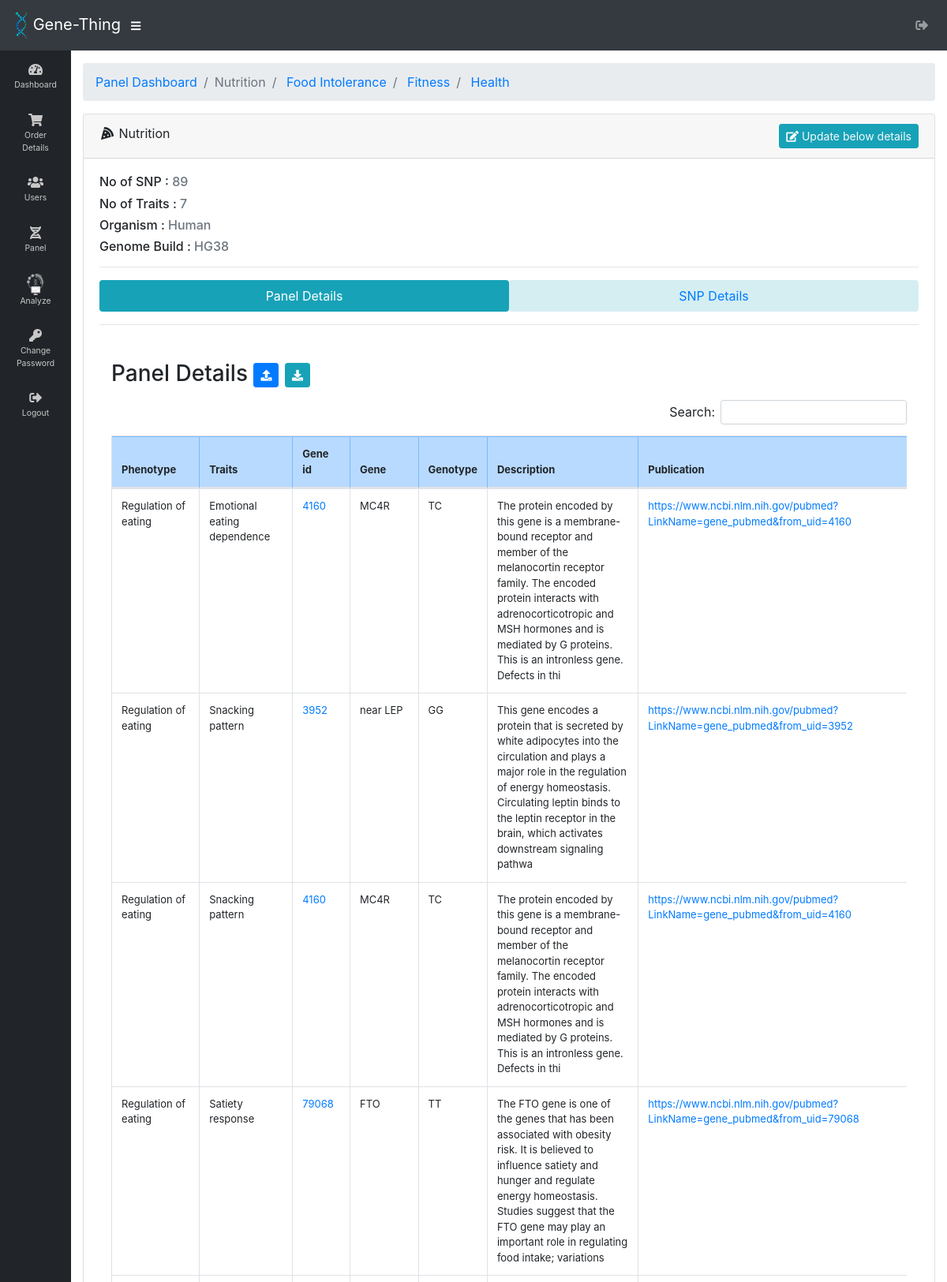
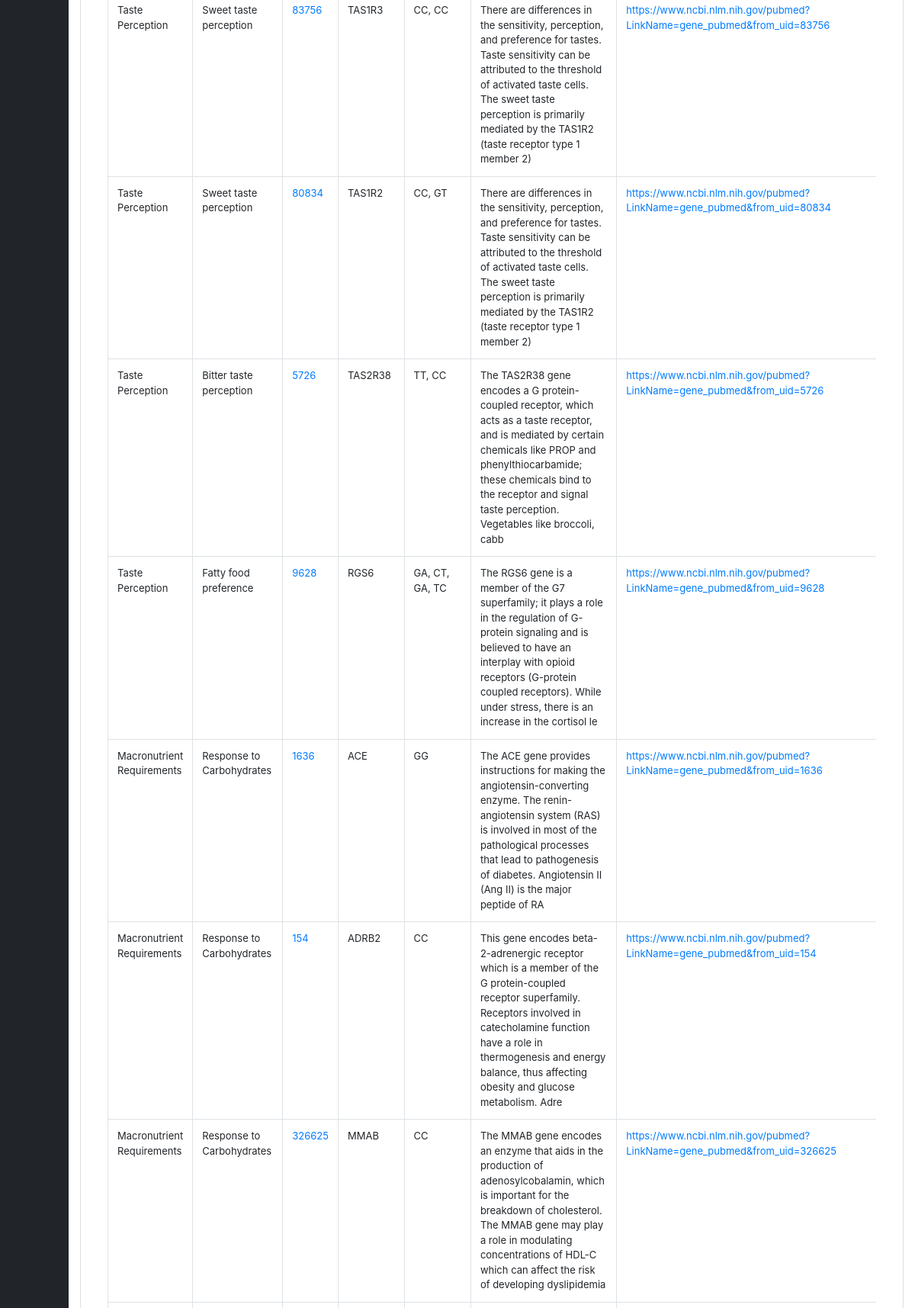
The app's page /7Nov9:15/HealthyWayz/panel_nutrition.php (signed in, upper part) with its own data (2 pictures, top to bottom).
### tables this page shows
CREATE TABLE `panel_info` (
  `id` int(255) NOT NULL,
  `Name` varchar(255) NOT NULL,
  `fa_fa_icon` varchar(255) NOT NULL,
  `no_of_snp` varchar(255) NOT NULL,
  `no_of_transit` varchar(255) NOT NULL,
  `organism` varchar(255) NOT NULL,
  `build` varchar(255) NOT NULL,
  `image_link` varchar(255) NOT NULL,
  `rank` int(11) NOT NULL
);

CREATE TABLE `nutrition` (
  `id` int(255) NOT NULL,
  `phenotype` varchar(255) NOT NULL,
  `traits` varchar(255) NOT NULL,
  `gene_id` varchar(255) NOT NULL,
  `gene` varchar(255) NOT NULL,
  `genotype` varchar(255) NOT NULL,
  `description` varchar(255) NOT NULL,
  `all_publication` varchar(255) NOT NULL,
  `snp` varchar(255) NOT NULL
);

### 7Nov9:15/HealthyWayz/panel_nutrition.php (the view, shortened to what this page needs)
<!DOCTYPE html>
<html lang="en">
<head>
  <link href="vendor/fontawesome-free/css/all.min.css" rel="stylesheet" type="text/css">
  <link href="vendor/datatables/dataTables.bootstrap4.css" rel="stylesheet">
  <link href="css/sb-admin.css" rel="stylesheet">
</head>
<body id="page-top" class="sidebar-toggled">
  <?php include"includes/header.php"; ?>
  <div id="wrapper">
    <?php include"includes/sidebar.php"; ?>
    <div id="content-wrapper" >
      <div class="container-fluid">
        <ol class="breadcrumb">
          <li class="breadcrumb-item">
            <a href="panel_dashboard.php">Panel Dashboard</a>
          </li>
          <li class="breadcrumb-item active">Nutrition </li>
          <li class="breadcrumb-item">
            <a href="panel_food_intolerance.php">Food Intolerance</a>
          </li>
          <li class="breadcrumb-item">
            <a href="panel_fitness.php">Fitness</a>
          </li>
          <li class="breadcrumb-item">
            <a href="panel_health.php">Health</a>
          </li>
        </ol>
         <div class="card mb-3">
          <div class="card-header">
            <i class="fas fa-fw fa-pizza-slice"></i>
            Nutrition
            <span class="float-right">
          <?php if(!isset($_POST['edit'])){?>
            <form method="post">
                <button href="" target ="_blank" class="btn  btn-info text-light btn-sm" name="edit" type="submit"><i class="fa fa-edit" aria-hidden="true"></i> Update below details</button>
            </form>
            <?php } ?>
        </span>
            </div>
          <div class="card-body">
		<?php
		$no_of_snp='';$no_of_transit='';$organism='';$build='';
                            $qry = "select * from `panel_info` where id='1'";
                                $res = $conn->query($qry);
                                if($res->num_rows != 0)
                                {
                                    while($row = $res->fetch_assoc()) {
                                        $no_of_snp=$row['no_of_snp'];$no_of_transit=$row['no_of_transit'];$organism=$row['organism'];$build=$row['build'];
                                    }
                                }
                            if(isset($_POST['edit'])){
		?>
	      <form method="POST" action="" autocomplete="off">
							<div class="row">
							    	<div class="col-sm-3">
									<div class="form-group">
										<div class="form-label-group">
											<input type="number"  value="<?php echo $no_of_snp; ?>" class="form-control" id="inputBarcode"
												required="required" name ="no_of_snp"> <label for="inputBarcode">No of SNP *</label>
										</div>
									</div>
								</div>
								<div class="col-sm-3">
									<div class="form-group">
										<div class="form-label-group">
											<input type="number" id="inputno_of_transit" class="form-control" autocomplete="off" value="<?php echo $no_of_transit; ?>"
											    required="required" name="no_of_transit">
											<label for="inputno_of_transit">No of Traits *</label>
										</div>
									</div>
								</div>
								<div class="col-sm-3">
									<div class="form-group">
										<div class="form-label-group">
											<input type="text" id="inputOrganism" class="form-control"
												value="<?php echo $organism; ?>" name="organism" required="required">
											<label for="inputOrganism">Organism *</label>
										</div>
									</div>
								</div>
								<div class="col-sm-3">
									<div class="form-group">
										<div class="form-label-group">
											<input type="text" id="inputbuild" class="form-control"
												value="<?php echo $build; ?>" name="build" required="required">
											<label for="inputbuild">Genome Build *</label>
										</div>
									</div>
								</div>
							</div>
							<button class="btn btn-primary" name="edit_details" type="submit" >Edit Nutrition details</button>
	      </form>
	      <?php }else{ ?>
	      <h6>No of SNP : <span class="text-secondary"><?php echo $no_of_snp; ?></span></h6>
	      <h6>No of Traits : <span class="text-secondary"><?php echo $no_of_transit; ?></span></h6>
	      <h6>Organism : <span class="text-secondary"><?php echo $organism; ?></span></h6>
	      <h6>Genome Build : <span class="text-secondary"><?php echo $build; ?></span></h6>
	      <?php } ?>
	      <hr/>
  <ul class="nav nav-pills nav-justified" role="tablist">
    <li class="nav-item">
      <a class="nav-link active" data-toggle="pill" href="#panel_details">Panel Details</a>
    </li>
    <li class="nav-item">
      <a class="nav-link" data-toggle="pill" href="#snp_details">SNP Details</a>
    </li>
  </ul>
    <hr/>
  <div class="tab-content">
    <div id="panel_details" class="container tab-pane active"><br>
      <h3>Panel Details
         <form action="" method="post" enctype="multipart/form-data"style="display:inline;">
            <label for="upload-photo" class="btn btn-primary btn-sm" style="margin-top: 0.5rem;"><i class="fa fa-upload" aria-hidden="true"></i></label>
        </form>
        <a href="downoad_panel_file.php?downoad_panel=Nutrition&details=details" target ="_blank" class="btn  btn-info text-light btn-sm"><i class="fa fa-download" aria-hidden="true"></i></a>
        </h3>
      <div class="table-responsive">
				<table class="table table-bordered" id="dataTable1">
					<thead>
						<tr>
							<th>Phenotype</th>
                            <th>Traits</th>
                            <th>Gene id</th>
                            <th>Gene</th>
                            <th>Genotype</th>
                            <th>Description</th>
                            <th>Publication</th>
						</tr>
					</thead>
					<tbody>
					<?php
						$qry = "select * from `nutrition`";
						$res = $conn->query($qry);
						while($row = $res->fetch_assoc()) {
					?>	<tr>
<td><?php echo  $row['phenotype'];  ?></td>
<td><?php echo $row['traits'];  ?></td>
<td><a href ="https://www.ncbi.nlm.nih.gov/gene/<?php echo  $row['gene_id'];  ?>" target="_blank"> <?php echo  $row['gene_id'];  ?></a> </td>
<td><?php echo $row['gene'];  ?></td>
<td><?php echo  $row['genotype'];  ?></td>
<td><?php echo $row['description'];  ?></td>
<td><a href ="<?php echo  $row['all_publication'];  ?>" target="_blank"><?php echo  $row['all_publication'];  ?></a></td>
						</tr>
					<?php
						}
					?>
					</tbody>
				</table>
			</div>
    </div>
  </div>
	  </div>
	</div>
       </div>
    </div>
  </div>
</body>
</html>

### 7Nov9:15/HealthyWayz/panel_nutrition.php (style rules this page uses)
.nav-pills .nav-link.active, .nav-pills .show > .nav-link { color: #fff; background-color: #17a2b8; }
.table { font-size: 13px; }
.nav-pills .nav-link { background-color: #17a2b82e; }

### records on screen
panel_info: no_of_snp "89", no_of_transit "7", organism "Human", build "HG38"
nutrition: phenotype "Regulation of eating", traits "Emotional eating dependence", gene "4160", gene "MC4R", genotype "TC", description "The protein encoded by this gene is a membrane-bound receptor and member of the melanocortin receptor family. The encoded protein interacts with adrenocorticotropic and MSH hormones and is mediated by G proteins. This is an intronless gene. Defects in thi", all_publication "https://www.ncbi.nlm.nih.gov/pubmed?LinkName=gene_pubmed&from_uid=4160"
nutrition: phenotype "Regulation of eating", traits "Snacking pattern", gene "3952", gene "near LEP", genotype "GG", description "This gene encodes a protein that is secreted by white adipocytes into the circulation and plays a major role in the regulation of energy homeostasis. Circulating leptin binds to the leptin receptor in the brain, which activates downstream signaling pathwa", all_publication "https://www.ncbi.nlm.nih.gov/pubmed?LinkName=gene_pubmed&from_uid=3952"
nutrition: phenotype "Regulation of eating", traits "Snacking pattern", gene "4160", gene "MC4R", genotype "TC", description "The protein encoded by this gene is a membrane-bound receptor and member of the melanocortin receptor family. The encoded protein interacts with adrenocorticotropic and MSH hormones and is mediated by G proteins. This is an intronless gene. Defects in thi", all_publication "https://www.ncbi.nlm.nih.gov/pubmed?LinkName=gene_pubmed&from_uid=4160"
nutrition: phenotype "Regulation of eating", traits "Satiety response", gene "79068", gene "FTO", genotype "TT", description "The FTO gene is one of the genes that has been associated with obesity risk. It is believed to influence satiety and hunger and regulate energy homeostasis. Studies suggest that the FTO gene may play an important role in regulating food intake; variations", all_publication "https://www.ncbi.nlm.nih.gov/pubmed?LinkName=gene_pubmed&from_uid=79068"
nutrition: phenotype "Taste Perception", traits "Sweet taste perception", gene "83756", gene "TAS1R3", genotype "CC, CC", description "There are differences in the sensitivity, perception, and preference for tastes. Taste sensitivity can be attributed to the threshold of activated taste cells. The sweet taste perception is primarily mediated by the TAS1R2 (taste receptor type 1 member 2)", all_publication "https://www.ncbi.nlm.nih.gov/pubmed?LinkName=gene_pubmed&from_uid=83756"
nutrition: phenotype "Taste Perception", traits "Sweet taste perception", gene "80834", gene "TAS1R2", genotype "CC, GT", description "There are differences in the sensitivity, perception, and preference for tastes. Taste sensitivity can be attributed to the threshold of activated taste cells. The sweet taste perception is primarily mediated by the TAS1R2 (taste receptor type 1 member 2)", all_publication "https://www.ncbi.nlm.nih.gov/pubmed?LinkName=gene_pubmed&from_uid=80834"
nutrition: phenotype "Taste Perception", traits "Bitter taste perception", gene "5726", gene "TAS2R38", genotype "TT, CC", description "The TAS2R38 gene encodes a G protein-coupled receptor, which acts as a taste receptor, and is mediated by certain chemicals like PROP and phenylthiocarbamide; these chemicals bind to the receptor and signal taste perception. Vegetables like broccoli, cabb", all_publication "https://www.ncbi.nlm.nih.gov/pubmed?LinkName=gene_pubmed&from_uid=5726"
nutrition: phenotype "Taste Perception", traits "Fatty food preference", gene "9628", gene "RGS6", genotype "GA, CT, GA, TC", description "The RGS6 gene is a member of the G7 superfamily; it plays a role in the regulation of G-protein signaling and is believed to have an interplay with opioid receptors (G-protein coupled receptors). While under stress, there is an increase in the cortisol le", all_publication "https://www.ncbi.nlm.nih.gov/pubmed?LinkName=gene_pubmed&from_uid=9628"
nutrition: phenotype "Macronutrient Requirements", traits "Response to Carbohydrates", gene "1636", gene "ACE", genotype "GG", description "The ACE gene provides instructions for making the angiotensin-converting enzyme. The renin-angiotensin system (RAS) is involved in most of the pathological processes that lead to pathogenesis of diabetes. Angiotensin II (Ang II) is the major peptide of RA", all_publication "https://www.ncbi.nlm.nih.gov/pubmed?LinkName=gene_pubmed&from_uid=1636"
nutrition: phenotype "Macronutrient Requirements", traits "Response to Carbohydrates", gene "154", gene "ADRB2", genotype "CC", description "This gene encodes beta-2-adrenergic receptor which is a member of the G protein-coupled receptor superfamily. Receptors involved in catecholamine function have a role in thermogenesis and energy balance, thus affecting obesity and glucose metabolism. Adre", all_publication "https://www.ncbi.nlm.nih.gov/pubmed?LinkName=gene_pubmed&from_uid=154"
nutrition: phenotype "Macronutrient Requirements", traits "Response to Carbohydrates", gene "326625", gene "MMAB", genotype "CC", description "The MMAB gene encodes an enzyme that aids in the production of adenosylcobalamin, which is important for the breakdown of cholesterol. The MMAB gene may play a role in modulating concentrations of HDL-C which can affect the risk of developing dyslipidemia", all_publication "https://www.ncbi.nlm.nih.gov/pubmed?LinkName=gene_pubmed&from_uid=326625"
